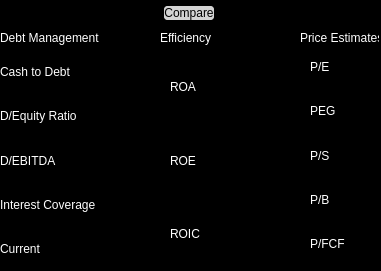
    <widget class="QFrame" name="stock_b_frame">
     <property name="geometry">
      <rect>
       <x>410</x>
       <y>0</y>
       <width>381</width>
       <height>271</height>
      </rect>
     </property>
     <property name="accessibleName">
      <string>stock_b_frame_widget</string>
     </property>
     <property name="styleSheet">
      <string notr="true">background: black;</string>
     </property>
     <property name="frameShape">
      <enum>QFrame::Shape::StyledPanel</enum>
     </property>
     <property name="frameShadow">
      <enum>QFrame::Shadow::Raised</enum>
     </property>
     <widget class="QWidget" name="layoutWidget_2">
      <property name="geometry">
       <rect>
        <x>0</x>
        <y>0</y>
        <width>216</width>
        <height>26</height>
       </rect>
      </property>
      <layout class="QHBoxLayout" name="stock_b_horizontal_layout">
       <item>
        <widget class="QLineEdit" name="stock_search_b_bar">
         <property name="styleSheet">
          <string notr="true">color: white;</string>
         </property>
        </widget>
       </item>
       <item>
        <widget class="QPushButton" name="stock_search_b_button">
         <property name="styleSheet">
          <string notr="true">QPushButton {
    border: 2px solid black;         /* Default border */
    border-radius: 5px;              /* Rounded corners */
    background-color: lightgray;     /* Default background color */
}
QPushButton:pressed {
    border: 3px solid red;           /* Thicker border when clicked */
    background-color: lightblue;     /* Background color when pressed */
}
QPushButton:hover {
    border: 2px dashed blue;         /* Dashed border on hover */
    background-color: lightgreen;    /* Background color when hovered */
}
</string>
         </property>
         <property name="text">
          <string>Compare</string>
         </property>
        </widget>
       </item>
      </layout>
     </widget>
     <widget class="QLabel" name="debt_management_b">
      <property name="geometry">
       <rect>
        <x>0</x>
        <y>30</y>
        <width>99</width>
        <height>16</height>
       </rect>
      </property>
      <property name="styleSheet">
       <string notr="true">color: white;  /* Text color */</string>
      </property>
      <property name="text">
       <string>Debt Management</string>
      </property>
     </widget>
     <widget class="QLabel" name="stock_b_efficiency">
      <property name="geometry">
       <rect>
        <x>160</x>
        <y>30</y>
        <width>51</width>
        <height>16</height>
       </rect>
      </property>
      <property name="styleSheet">
       <string notr="true">color: white;  /* Text color */</string>
      </property>
      <property name="text">
       <string>Efficiency</string>
      </property>
     </widget>
     <widget class="QLabel" name="stock_b_price_estimates">
      <property name="geometry">
       <rect>
        <x>300</x>
        <y>30</y>
        <width>79</width>
        <height>16</height>
       </rect>
      </property>
      <property name="styleSheet">
       <string notr="true">color: white;  /* Text color */</string>
      </property>
      <property name="text">
       <string>Price Estimates</string>
      </property>
     </widget>
     <widget class="QWidget" name="layoutWidget_7">
      <property name="geometry">
       <rect>
        <x>0</x>
        <y>50</y>
        <width>151</width>
        <height>221</height>
       </rect>
      </property>
      <layout class="QVBoxLayout" name="stock_b_debt_management_vertical_layout">
       <property name="spacing">
        <number>0</number>
       </property>
       <item>
        <widget class="QLabel" name="stock_b_cash_to_debt">
         <property name="enabled">
          <bool>false</bool>
         </property>
         <property name="styleSheet">
          <string notr="true">color: white;  /* Text color */</string>
         </property>
         <property name="text">
          <string>Cash to Debt</string>
         </property>
        </widget>
       </item>
       <item>
        <widget class="QLabel" name="stock_b_debt_to_equity">
         <property name="enabled">
          <bool>false</bool>
         </property>
         <property name="styleSheet">
          <string notr="true">color: white;  /* Text color */</string>
         </property>
         <property name="text">
          <string>D/Equity Ratio</string>
         </property>
        </widget>
       </item>
       <item>
        <widget class="QLabel" name="stock_b_debt_to_ebitda">
         <property name="enabled">
          <bool>false</bool>
         </property>
         <property name="styleSheet">
          <string notr="true">color: white;  /* Text color */</string>
         </property>
         <property name="text">
          <string>D/EBITDA</string>
         </property>
        </widget>
       </item>
       <item>
        <widget class="QLabel" name="stock_b_interest_coverage">
         <property name="enabled">
          <bool>false</bool>
         </property>
         <property name="styleSheet">
          <string notr="true">color: white;  /* Text color */</string>
         </property>
         <property name="text">
          <string>Interest Coverage</string>
         </property>
        </widget>
       </item>
       <item>
        <widget class="QLabel" name="stock_b_current_ratio">
         <property name="enabled">
          <bool>false</bool>
         </property>
         <property name="styleSheet">
          <string notr="true">color: white;  /* Text color */</string>
         </property>
         <property name="text">
          <string>Current</string>
         </property>
        </widget>
       </item>
      </layout>
     </widget>
     <widget class="QWidget" name="layoutWidget_9">
      <property name="geometry">
       <rect>
        <x>170</x>
        <y>50</y>
        <width>111</width>
        <height>221</height>
       </rect>
      </property>
      <layout class="QVBoxLayout" name="stock_b_efficiency_vertical_layout">
       <property name="spacing">
        <number>0</number>
       </property>
       <item>
        <widget class="QLabel" name="stock_b_roa">
         <property name="enabled">
          <bool>false</bool>
         </property>
         <property name="styleSheet">
          <string notr="true">color: white;  /* Text color */</string>
         </property>
         <property name="text">
          <string>ROA</string>
         </property>
        </widget>
       </item>
       <item>
        <widget class="QLabel" name="stock_b_roe">
         <property name="enabled">
          <bool>false</bool>
         </property>
         <property name="styleSheet">
          <string notr="true">color: white;  /* Text color */</string>
         </property>
         <property name="text">
          <string>ROE</string>
         </property>
        </widget>
       </item>
       <item>
        <widget class="QLabel" name="stock_b_roic">
         <property name="enabled">
          <bool>false</bool>
         </property>
         <property name="styleSheet">
          <string notr="true">color: white;  /* Text color */</string>
         </property>
         <property name="text">
          <string>ROIC</string>
         </property>
        </widget>
       </item>
      </layout>
     </widget>
     <widget class="QWidget" name="layoutWidget">
      <property name="geometry">
       <rect>
        <x>310</x>
        <y>45</y>
        <width>61</width>
        <height>221</height>
       </rect>
      </property>
      <layout class="QVBoxLayout" name="stock_b_price_estimates_vertical_layout">
       <property name="spacing">
        <number>0</number>
       </property>
       <item>
        <widget class="QLabel" name="stock_b_pe">
         <property name="enabled">
          <bool>false</bool>
         </property>
         <property name="styleSheet">
          <string notr="true">color: white;  /* Text color */</string>
         </property>
         <property name="text">
          <string>P/E</string>
         </property>
        </widget>
       </item>
       <item>
        <widget class="QLabel" name="stock_b_peg">
         <property name="enabled">
          <bool>false</bool>
         </property>
         <property name="styleSheet">
          <string notr="true">color: white;  /* Text color */</string>
         </property>
         <property name="text">
          <string>PEG</string>
         </property>
        </widget>
       </item>
       <item>
        <widget class="QLabel" name="stock_b_ps">
         <property name="enabled">
          <bool>false</bool>
         </property>
         <property name="styleSheet">
          <string notr="true">color: white;  /* Text color */</string>
         </property>
         <property name="text">
          <string>P/S</string>
         </property>
        </widget>
       </item>
       <item>
        <widget class="QLabel" name="stock_b_pb">
         <property name="enabled">
          <bool>false</bool>
         </property>
         <property name="styleSheet">
          <string notr="true">color: white;  /* Text color */</string>
         </property>
         <property name="text">
          <string>P/B</string>
         </property>
        </widget>
       </item>
       <item>
        <widget class="QLabel" name="stock_b_pfcf">
         <property name="enabled">
          <bool>false</bool>
         </property>
         <property name="styleSheet">
          <string notr="true">color: white;  /* Text color */</string>
         </property>
         <property name="text">
          <string>P/FCF</string>
         </property>
        </widget>
       </item>
      </layout>
     </widget>
    </widget>
